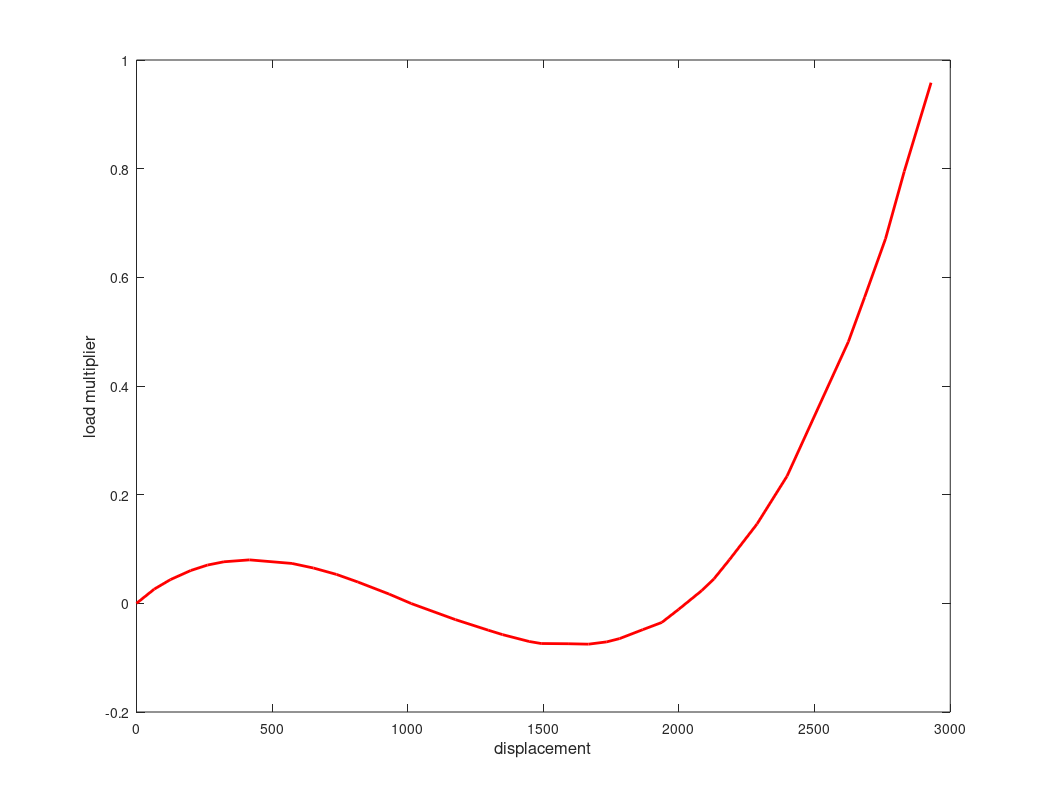
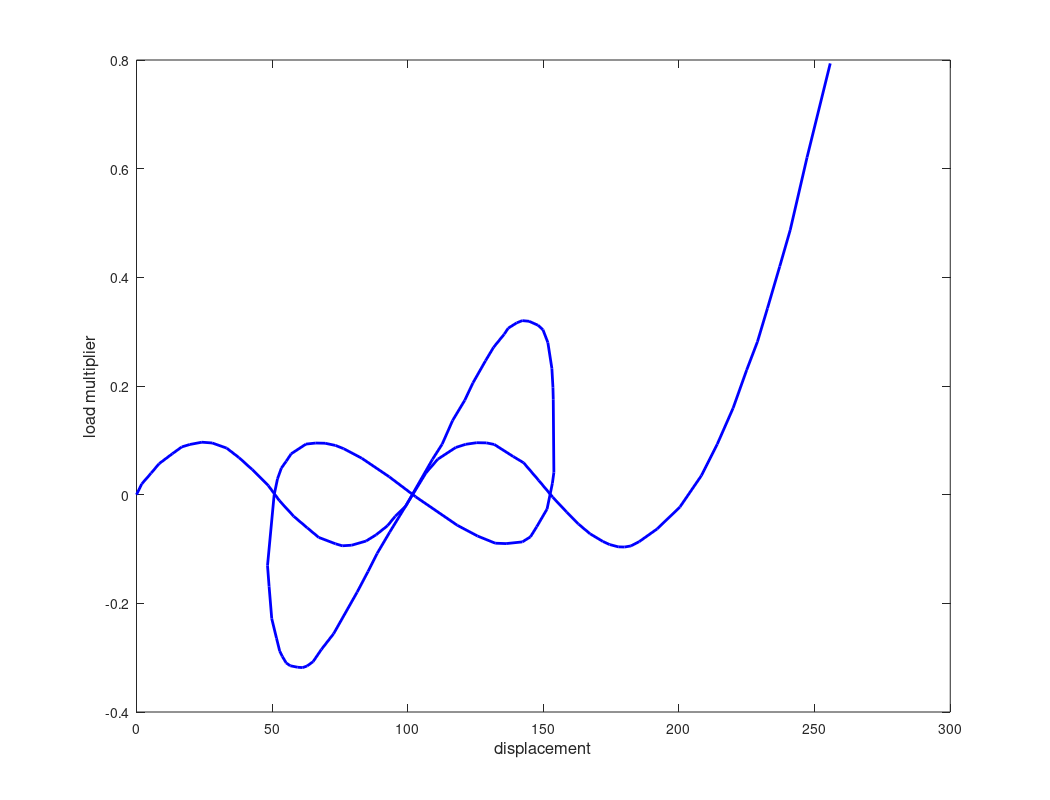
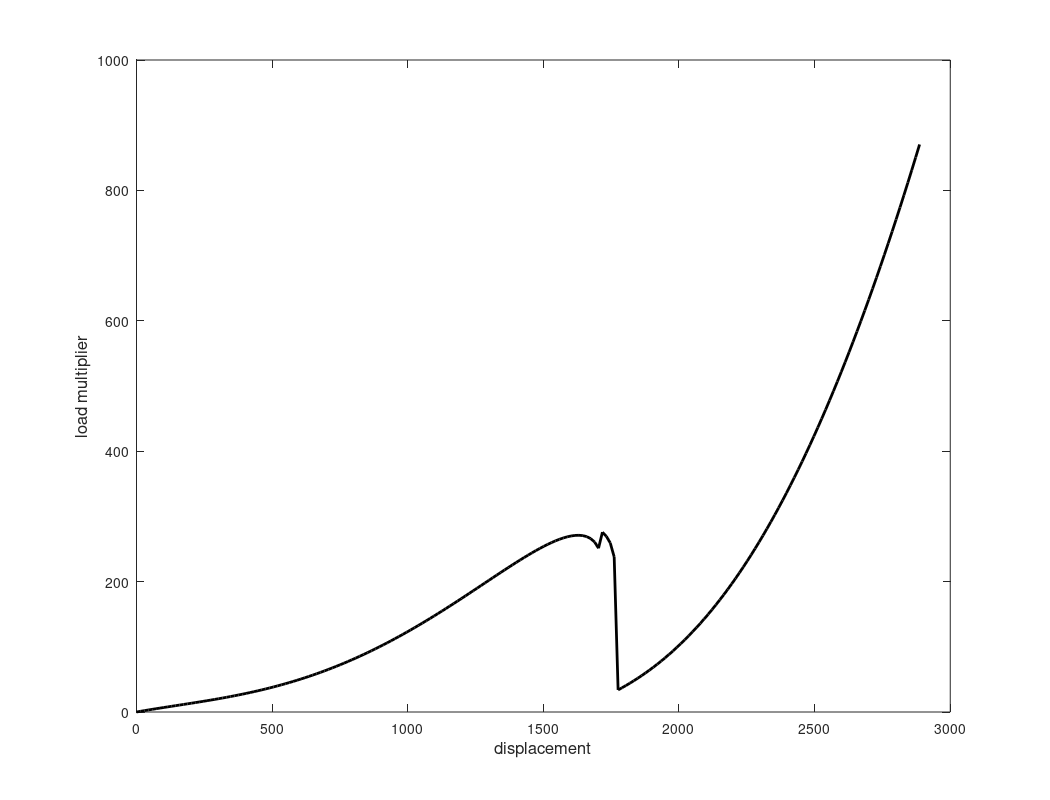
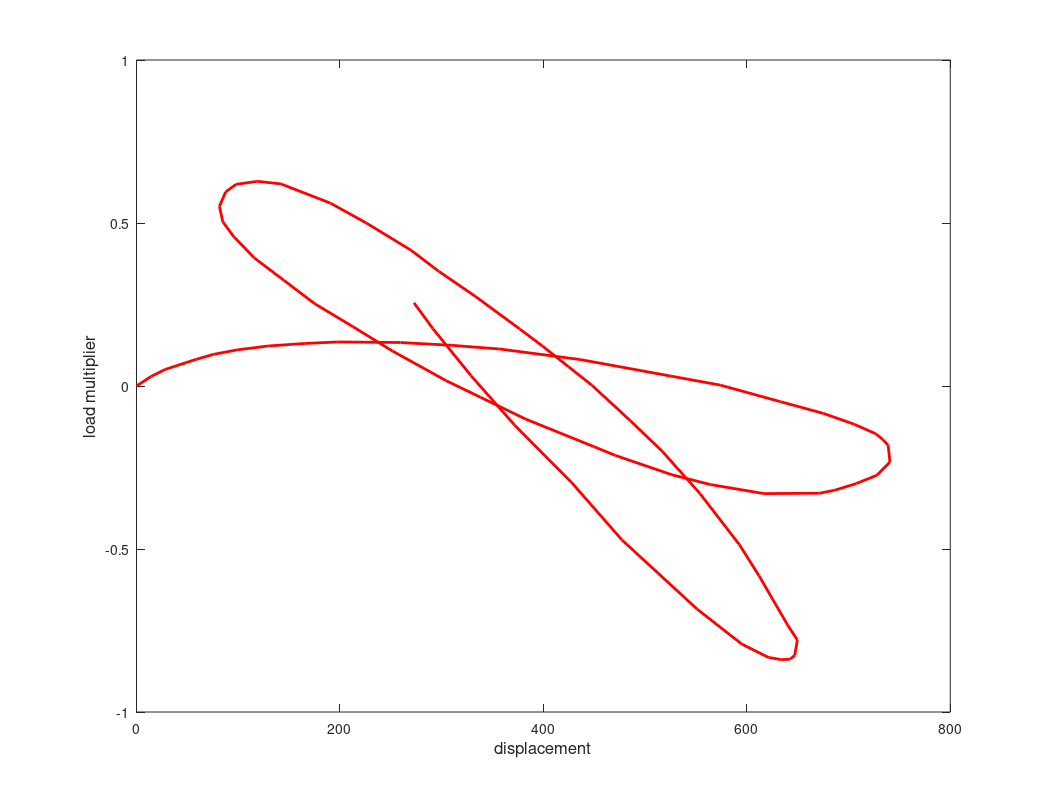

The MATLAB script that drew these images, in order:
clc;
clear all;
close all;
%% Loda Curves
curve_bridge =  load('curve_bridge.mat').Bridge;
curve_2dstar =  load('curve_star.mat').Star;
curve_2darch =  load('curve_arch.mat').Arch;
curve_3d8member =  load('curve_8member.mat').Eight;

%% PLot Curves
paperunits='inches';
figWidth = 5;
figHeight = 2;
size=[figWidth figHeight];

fig = figure(1);
plot (curve_3d8member(:,1),curve_3d8member(:,2),'LineWidth',2,'Color','r');
xlabel('displacement','FontSize',12) 
ylabel('load multiplier','FontSize',12) 
orient(fig,'landscape')
%set(fig,'paperunits',paperunits,'paperposition',[0 0 size]);
%set(fig, 'PaperSize', size);
print(fig, 'curve_8member.pdf', '-dpdf', '-fillpage')


fig = figure(2);
plot (curve_2dstar(:,1),curve_2dstar(:,2),'LineWidth',2,'Color','b');
xlabel('displacement','FontSize',12) 
ylabel('load multiplier','FontSize',12) 
orient(fig,'landscape')
%set(fig,'paperunits',paperunits,'paperposition',[0 0 size]);
%set(fig, 'PaperSize', size);
print(fig, 'curve_star.pdf', '-dpdf', '-fillpage')

fig = figure(3);
plot (curve_bridge(:,1),curve_bridge(:,2),'LineWidth',2,'Color','k');
xlabel('displacement','FontSize',12) 
ylabel('load multiplier','FontSize',12) 
orient(fig,'landscape')
%set(fig,'paperunits',paperunits,'paperposition',[0 0 size]);
%set(fig, 'PaperSize', size);
print(fig, 'curve_bridge.pdf', '-dpdf', '-fillpage')


fig = figure(4);
plot (curve_2darch(:,1),curve_2darch(:,2),'LineWidth',2,'Color','r');
xlabel('displacement','FontSize',12) 
ylabel('load multiplier','FontSize',12) 
orient(fig,'landscape')
%set(fig,'paperunits',paperunits,'paperposition',[0 0 size]);
%set(fig, 'PaperSize', size);
print(fig, 'curve_arch.pdf', '-dpdf', '-fillpage')




